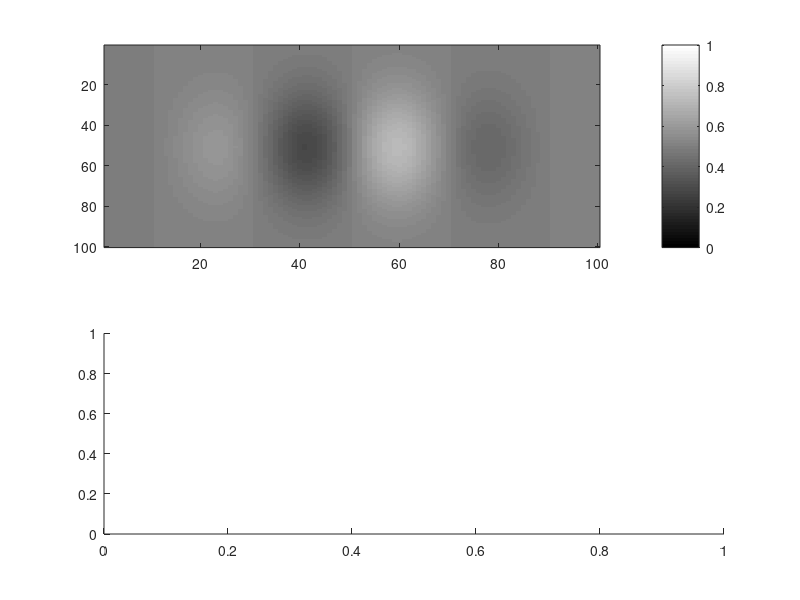

Reproduce this figure in MATLAB. (Note: this script raises an error after producing the figure.)
function m2 = hb_getGabor( rec, freq, phase, tilt, contrast )
% rec: size in pixel
% freq: spatial frequency
% phase: phase (0~360)
% tilt: tilt angle (0~360)


%% Set input parameters
% rec = 300; res = [rec rec];
% sc = 50.0;
% freq = .03;
% tilt = 90;
% contrast = 100.0;

if nargin < 1
    rec = 100; 
    freq = .025;
    phase = 5;
    tilt = 90;
    contrast = 100.0;
end
sc = rec/5;

aspectratio = 1.0;
res = [rec rec];

tw = res(1);
th = res(2);
x=tw/2;
y=th/2;

%%
% for phase = phase_vector
sf = freq;
[gab_x gab_y] = meshgrid(0:(res(1)-1), 0:(res(2)-1));
a=cos(deg2rad(tilt))*sf*360;
b=sin(deg2rad(tilt))*sf*360;
multConst=1/(sqrt(2*pi)*sc);
x_factor=-1*(gab_x-x).^2;
y_factor=-1*(gab_y-y).^2;
sinWave=sin(deg2rad(a*(gab_x - x) + b*(gab_y - y)+phase));
varScale=2*sc^2;
m=0.5 + contrast*(multConst*exp(x_factor/varScale+y_factor/varScale).*sinWave)';
m2 = ((m-.5)*.125)+.5;

if nargin < 1
    subplot(2,1,1);
    imagesc(m2);    colormap gray;
    caxiss = [0 1];
    caxis(caxiss);
    colorbar;
    
    subplot(2,1,2)
    histogram( m2(:), 30 );
    xlim([0 1]);
    title('Color histogram)'); colorbar;
    drawnow;
end

return